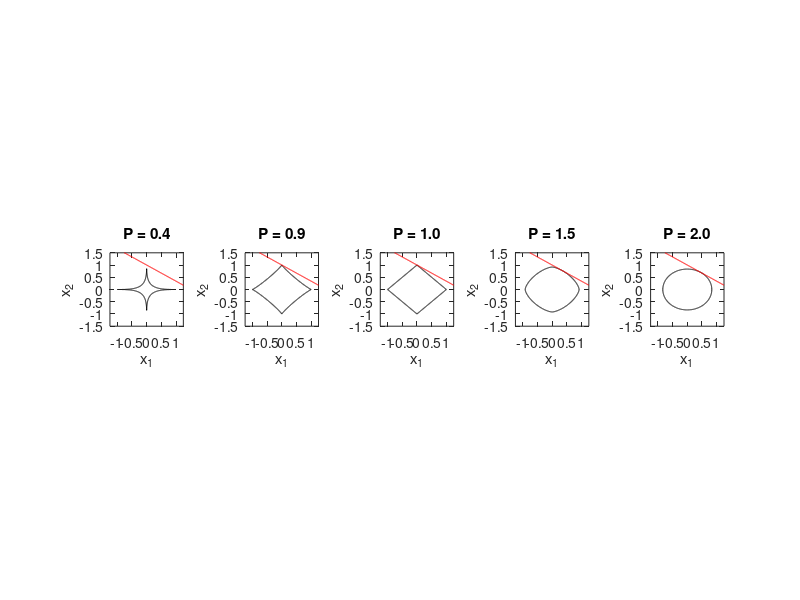

Here is the MATLAB script that generated this plot:
%lpNorm.m 
x = -1.25:.01:1.25;
m = -.66; b = 1;
yl = m*x+b;
p = [.4 .9 1 1.5 2];
figure;
for ii = 1:length(p)
 [Np ind] = min((abs(yl).^p(ii)+abs(x).^p(ii)).^(1/p(ii)));
 xp = linspace(-Np,Np,1000);
 yp = (Np^p(ii)-abs(xp).^p(ii)).^(1/p(ii));
 subplot(1,length(p),ii);
 plot(xp,yp,'-k',xp,-yp,'-k');hold on;
 plot(x,yl,'-r'); xlim([-1.25 1.25]);ylim([-1.5 1.5]);axis square;
 title(sprintf('P = %.1f',p(ii)));xlabel('x_1');ylabel('x_2');
end